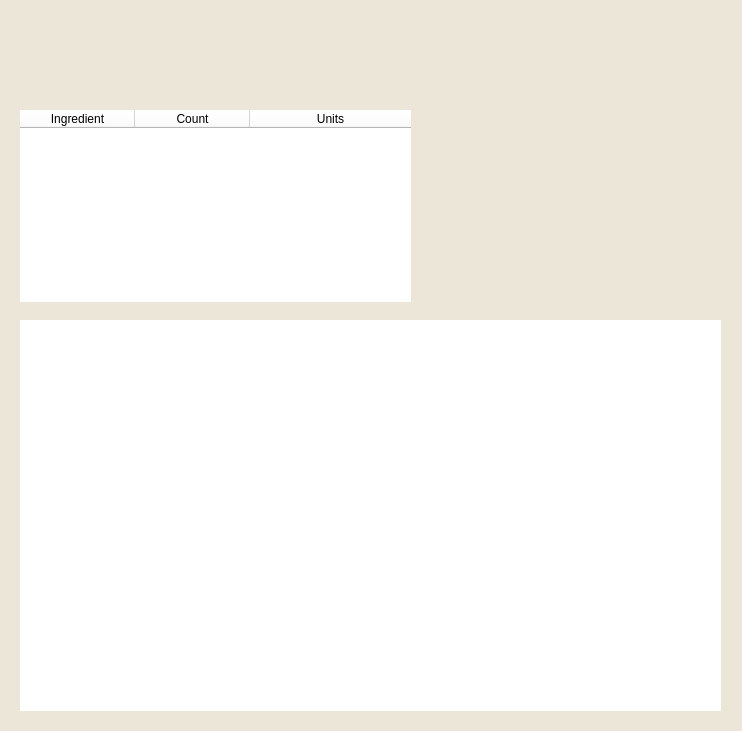
<?xml version="1.0" encoding="UTF-8"?>
<ui version="4.0">
 <class>Form</class>
 <widget class="QWidget" name="Form">
  <property name="geometry">
   <rect>
    <x>0</x>
    <y>0</y>
    <width>742</width>
    <height>731</height>
   </rect>
  </property>
  <property name="windowTitle">
   <string>Recipe</string>
  </property>
  <property name="styleSheet">
   <string notr="true">background-color: rgb(236, 230, 217);</string>
  </property>
  <widget class="QLabel" name="image">
   <property name="geometry">
    <rect>
     <x>440</x>
     <y>20</y>
     <width>281</width>
     <height>281</height>
    </rect>
   </property>
   <property name="text">
    <string/>
   </property>
  </widget>
  <widget class="QLabel" name="name">
   <property name="geometry">
    <rect>
     <x>20</x>
     <y>20</y>
     <width>391</width>
     <height>71</height>
    </rect>
   </property>
   <property name="styleSheet">
    <string notr="true">font: 57 24pt &quot;Lady Marmalade&quot;;</string>
   </property>
   <property name="text">
    <string/>
   </property>
  </widget>
  <widget class="QTableWidget" name="ingredients">
   <property name="geometry">
    <rect>
     <x>20</x>
     <y>110</y>
     <width>391</width>
     <height>192</height>
    </rect>
   </property>
   <property name="styleSheet">
    <string notr="true">background-color: rgb(255, 255, 255);
font: 16pt &quot;Carefree Cyrillic&quot;;
border: none;</string>
   </property>
   <attribute name="horizontalHeaderCascadingSectionResizes">
    <bool>true</bool>
   </attribute>
   <attribute name="horizontalHeaderDefaultSectionSize">
    <number>115</number>
   </attribute>
   <attribute name="horizontalHeaderStretchLastSection">
    <bool>true</bool>
   </attribute>
   <attribute name="verticalHeaderShowSortIndicator" stdset="0">
    <bool>true</bool>
   </attribute>
   <column>
    <property name="text">
     <string>Ingredient</string>
    </property>
   </column>
   <column>
    <property name="text">
     <string>Count</string>
    </property>
   </column>
   <column>
    <property name="text">
     <string>Units</string>
    </property>
   </column>
  </widget>
  <widget class="QTextBrowser" name="recipe">
   <property name="geometry">
    <rect>
     <x>20</x>
     <y>320</y>
     <width>701</width>
     <height>391</height>
    </rect>
   </property>
   <property name="styleSheet">
    <string notr="true">background-color: rgb(255, 255, 255);
font: 10pt &quot;Arial&quot;;
border: none;</string>
   </property>
  </widget>
 </widget>
 <resources/>
 <connections/>
</ui>
